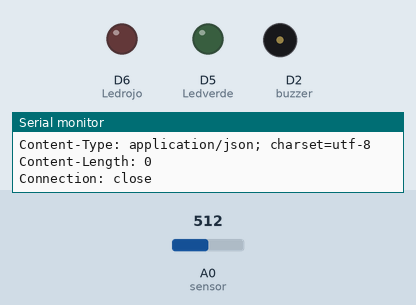
The sketch below on a simulated ESP8266 (NodeMCU). On the bench: output pins drawn as LEDs (lit = HIGH), buzzer (waves = sounding), the last lines printed to the serial monitor. The inputs (shaded band) are chosen by the test bench; at power-on: A0 (sensor) = 512. WiFi joins after 1.5 s; servers stay silent unless stated; uploads are accepted with an empty reply.

Above: at 2.7 s.
2.8 s: A0 (sensor) set to 16
At 10.3 s:
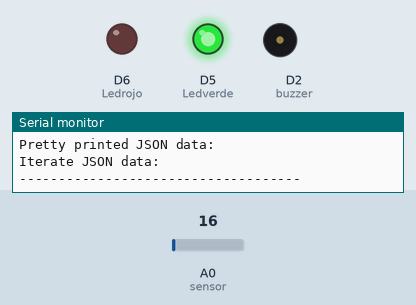
10.6 s: A0 (sensor) set to 72
18.7 s: A0 (sensor) set to 89
At 22.3 s:
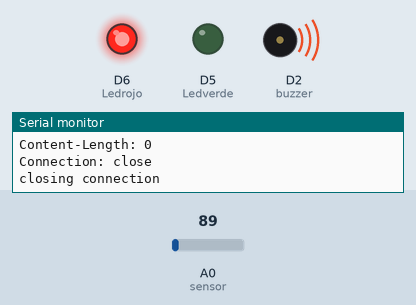
28.3 s: A0 (sensor) set to 14
At 32.0 s:
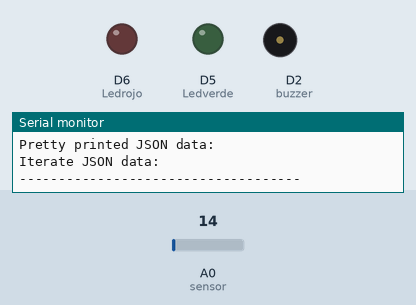
Timing chart, 0 to 37.2 s (numbered marks = the images above; inputs shaded):
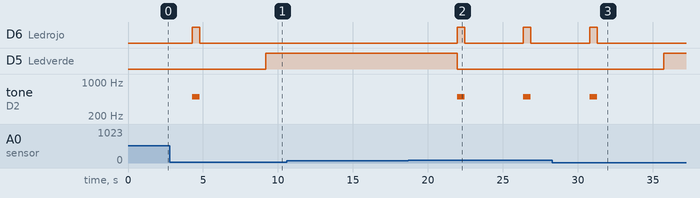

Measured:
- the behaviour switches between 80 and 81 on A0 (sensor) (found by bisection; images 1 and 2)
- after the input at 2.8 s, D6 (Ledrojo): goes on until 4.8 s, then stays LOW; D5 (Ledverde): LOW → HIGH after 6.4 s; tone on D2 (buzzer): goes on until 4.8 s, then stays silent
- after the input at 18.7 s, D6 (Ledrojo): alternates HIGH for 0.50 s and LOW for 3.9 s, starting after 3.3 s; D5 (Ledverde): HIGH → LOW after 3.3 s; tone on D2 (buzzer): alternates 500 Hz for 0.50 s and silent for 3.9 s, starting after 3.3 s
- after the input at 28.3 s, D6 (Ledrojo): goes on until 31.3 s, then stays LOW; D5 (Ledverde): LOW → HIGH after 7.4 s; tone on D2 (buzzer): goes on until 31.3 s, then stays silent

The sketch:

fireAlarm.ino
```cpp
#include <ESP8266HTTPClient.h>
//FirebaseESP8266.h must be included before ESP8266WiFi.h
#include "FirebaseESP8266.h" //libreria de firebase
#include <ESP8266WiFi.h>


#include <ESP8266WiFi.h>
#include <ESP8266WebServer.h>
//------Fin de Librerías----------//
 //nombre y contraseña de wifi
#define ssid "TP-Link_73CA"   //SSID
#define password "96508886"  //Contrseña de la red
#define host "192.168.0.109"  //Mi IP
//------------
#define FIREBASE_HOST "iot-proyecto-f7199-default-rtdb.firebaseio.com" //NOMBRE DE LA BASE DE DATOS EN FIREBASE
#define FIREBASE_AUTH "i2iAXYP07byjoOrIyh514oD1hxNvK7KaqFMmmBTE" //SECRETO DE FIREBASE

//DEFINIR EL OBJETO DE LA PLACA
FirebaseData firebaseData;
// Set up the server object
ESP8266WebServer server(80);   //PUERTO DEL LOCALHOST

FirebaseJson json;
 //--------INICIALIZACIÓN DE LAS VARIABLES
void printResult(FirebaseData &data);
const int TMP = 0; //sensor de temperatura
const int Ledverde = D5;  //LED VERDE
const int Ledrojo = D6; //leds
int valor=0;
float voltValue=0.0;
float temp= 0.0;
int frecuencia = 500; //frequencia do buzzer
float vref = 3.3;

void setup(){

  Serial.begin(115200);
  Serial.println();
  Serial.println();
  Serial.print("Conectando ");
  Serial.println(ssid);
  WiFi.begin(ssid, password);
  while (WiFi.status() != WL_CONNECTED) {
    delay(500);
    Serial.print(".");
//+++++++++++++++++++++++++++++++++++++++++++++

//+++++++++++++++++++++++++++++++++++++++++++++
  }

  server.begin();
  Serial.println("Servidor Iniciado");
  Serial.println("");
  Serial.println("Conectado a WIFI");
  Serial.print("dirección IP: ");
  Serial.println(WiFi.localIP());
//float temp = 100.0*(3.3*analogRead(A0)/1024);
// Configure the server's routes

  pinMode(A0, INPUT);
  pinMode(Ledverde, OUTPUT);

  pinMode(Ledrojo, OUTPUT);
  pinMode(D2, OUTPUT); //buzzer
  //Serial.begin(115200);

server.on("/",handleIndex); // use the top root path to report the last sensor valuer //S1
server.on("/update",handleUpdate); // use this route to update the sensor value //S2
server.begin();
   Firebase.begin(FIREBASE_HOST, FIREBASE_AUTH);
  Firebase.reconnectWiFi(true);

   //Set the size of WiFi rx/tx buffers in the case where we want to work with large data.
  firebaseData.setBSSLBufferSize(1024, 1024);


  //Set the size of HTTP response buffers in the case where we want to work with large data.
  firebaseData.setResponseSize(1024);


  //Set database read timeout to 1 minute (max 15 minutes)
  Firebase.setReadTimeout(firebaseData, 1000 * 60);
  //tiny, small, medium, large and unlimited.
  //Size and its write timeout e.g. tiny (1s), small (10s), medium (30s) and large (60s).
  Firebase.setwriteSizeLimit(firebaseData, "tiny");


  Serial.println("------------------------------------");
  Serial.println("Updated temperature...");

}
//----------------------------+++++  HTML  +++++----------------------------//
void handleIndex(){
float temp = 100.0*(3.3*analogRead(A0)/1024); //Operación para el sensor
String Website = "<!DOCTYPE HTML>\r\n \r\n<html><head><title>FIRE ALARM</title><meta http-equiv=\"refresh\" content=\"2\"></head><body ><center> <h1> FIRE ALARM </h1> La temperatura es: "+ String(temp)+"C <br><center> </body></html>\n";

server.send(200,"text/html",Website); // we'll need to refresh the page for getting the lastest value //S1


 //server.send(200," text/html",Website);

 }
void handleUpdate(){

// The value will be passed as a URL argument //S2
 temp = server.arg("value").toFloat();
 Serial.println( temp);
 server.send(200,"text/plain","updated");
}
void printResult(FirebaseData &data)
{
Serial.println();
  FirebaseJson &json = data.jsonObject();
  //Print all object data
  Serial.println("Pretty printed JSON data:");
  String jsonStr;
  json.toString(jsonStr, true);
  Serial.println(jsonStr);
  Serial.println();
  Serial.println("Iterate JSON data:");
  //Serial.println();
}

void loop() {
  //+++++++++++++++++++++++++}
float temp = 100.0*(3.3*analogRead(A0)/1024);
Serial.print("connecting to ");
    Serial.println(host);

 Serial.print("Connected with IP: ");
 Serial.println(WiFi.localIP());
 server.handleClient();
    // Use WiFiClient class to create TCP connections
    WiFiClient client;
    const int httpPort = 80;
    if (!client.connect(host, httpPort)) {
        Serial.println("connection failed");
        return;
    }
//BASE LOCAL

//float temp = 100.0*(3.3*analogRead(A0)/1024);
    // This will send the request to the server
 client.print(String("POST http://localhost/equipo4/proyecto.php?") +
                          ("&temperatura=") + temp +
                          " HTTP/1.1\r\n" +
                 "Host: " + host + "\r\n" +
                 "Connection: close\r\n\r\n");
    unsigned long timeout = millis();
    while (client.available() == 0) {
        if (millis() - timeout > 1000) {
            Serial.println(">>> Client Timeout !");
            client.stop();
            return;
        }
    }

    // Read all the lines of the reply from server and print them to Serial
    while(client.available()) {
        String line = client.readStringUntil('\r');
        Serial.print(line);

    }

    Serial.println();
    Serial.println("closing connection");

  delay(1000);
//lectura temperatura
// float temp = 100.0*(3.3*analogRead(A0)/1024);

String path = "/Test";

  json.set("TempereraturaCristian" + String(1), temp);

  if (isnan(temp)) {
    Serial.println("Ocurrio un error de lectura");
    client.print("Ocurrio un error de lectura");
    return;
  }
//-----Condición baja de temperatura (ENCIENDE LED VERDE)--------------///
   if (temp <= 24.00)
  {
   delay(1000);
   digitalWrite(Ledverde, HIGH);
   digitalWrite(Ledrojo, LOW);

   Serial.print("Temperatura: ");
   Serial.print(temp);
   Serial.print("\t");
   Serial.println("Temperatura Normal"); //Mensaje de normalización de la temperatura
  }
 //Si no, la condición donde (Enciende LED ROJO) si es mayor
  else if (temp >= 26.01)
  {
   delay(500);

   digitalWrite(Ledverde, LOW);
   digitalWrite(Ledrojo, HIGH);
   tone(D2, frecuencia);

   delay(500);
   noTone(D2);
   digitalWrite(Ledrojo, LOW);

   Serial.print("Temperatura: ");
   Serial.print(temp);
   Serial.print("\t");
   Serial.println("Peligro");  //Mensaje de peligro al estar en un área muy elevada
  }
  if (Firebase.updateNode(firebaseData, path + "/float", json))
  {
    //Serial.print("VALUE: ");
    printResult(firebaseData);
    Serial.println("------------------------------------");
    Serial.println();
  }
  else
  {
    Serial.println("FAILED");
    Serial.println("REASON: " + firebaseData.errorReason());
    Serial.println("------------------------------------");
    Serial.println();
  }
  delay(1000);
}
```
